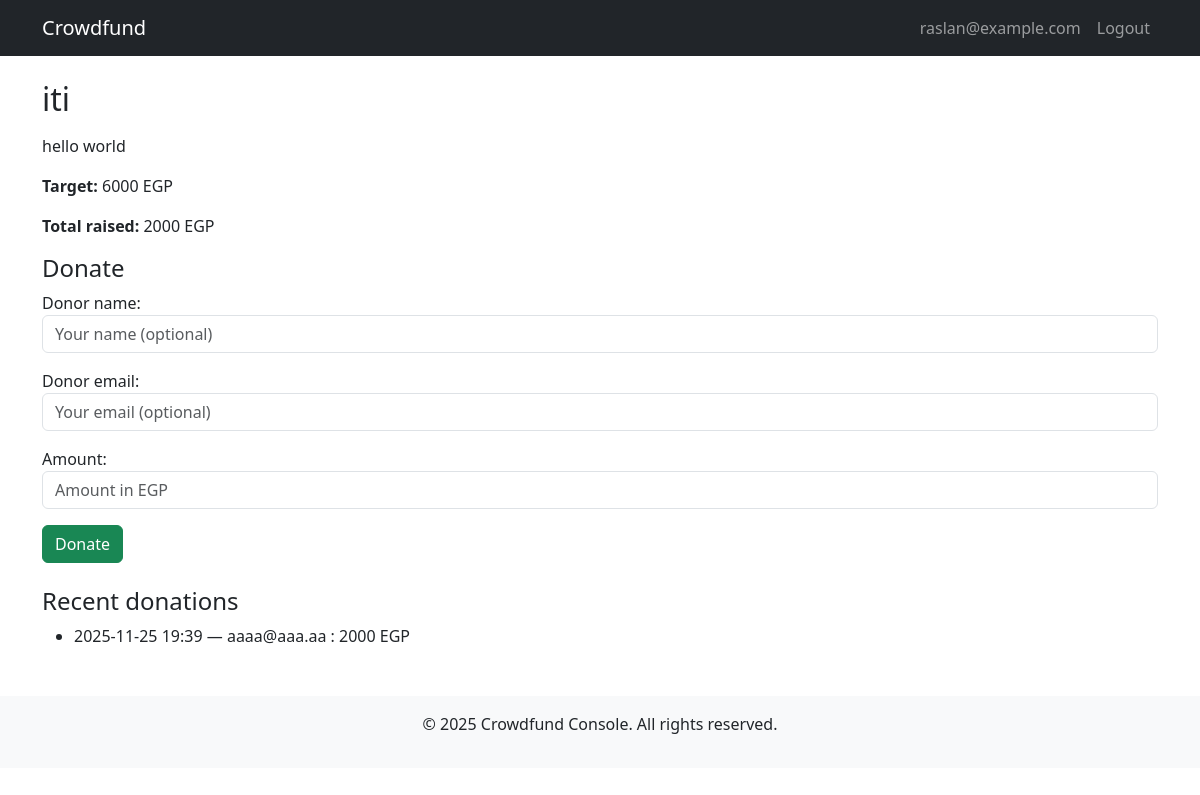
Screenshot of /projects/1/ (signed in) with the database file from the repository.
### projects/models.py (models this page shows, shortened)
class User(AbstractUser):
    username = None
    email = models.EmailField(unique=True)
    mobile_phone = models.CharField(
        max_length=15,
        validators=[
            RegexValidator(
                regex=r"^(\+201|01)[0-5][0-9]{8}$",
                message="Enter a valid Egyptian mobile number (e.g., 010xxxxxxxx)",
            )
        ],
    )
    USERNAME_FIELD = "email"
    REQUIRED_FIELDS = []
    objects = CustomUserManager()

class Project(models.Model):
    owner = models.ForeignKey(User, on_delete=models.CASCADE, related_name="projects")
    title = models.CharField(max_length=200)
    details = models.TextField(
        help_text="Describe your project in detail. Example: 'We are building a mobile app for farmers to track crops. Our target is to reach 500 users in 6 months...'"
    )
    target_amount = models.PositiveIntegerField(
        validators=[MinValueValidator(1), MaxValueValidator(10_000_000)],
        help_text="Target amount in EGP (Egyptian Pounds)"
    )
    start_date = models.DateField()
    end_date = models.DateField()
    created_at = models.DateTimeField(auto_now_add=True)
    updated_at = models.DateTimeField(auto_now=True)
    is_active = models.BooleanField(default=True)
    def total_donated(self):
        return self.donations.aggregate(total=Sum('amount'))['total'] or 0

class Donation(models.Model):
    project = models.ForeignKey(Project, on_delete=models.CASCADE, related_name="donations")
    donor = models.ForeignKey(
        "User", on_delete=models.SET_NULL, null=True, blank=True, related_name="donations"
    )
    donor_name = models.CharField(max_length=200, blank=True)
    donor_email = models.EmailField(blank=True)
    amount = models.PositiveIntegerField()  # amount in EGP
    created_at = models.DateTimeField(auto_now_add=True)
    class Meta:
        ordering = ["-created_at"]

### projects/views.py (the view)
# urls.py: path("<int:pk>/", views.ProjectDetailView.as_view(), name="project_detail"),
class ProjectDetailView(DetailView):
    model = Project
    template_name = "projects/project_detail.html"
    context_object_name = "project"
    def get_context_data(self, **kwargs):
        ctx = super().get_context_data(**kwargs)
        ctx["donation_form"] = DonationForm()
        ctx["donations"] = self.object.donations.all()[:10]
        ctx["total_donated"] = self.object.total_donated()
        return ctx

### projects/forms.py (shortened to what this page needs)
class DonationForm(forms.ModelForm):
    class Meta:
        model = Donation
        fields = ["donor_name", "donor_email", "amount"]
        widgets = {
            "donor_name": forms.TextInput(attrs={"class": "form-control", "placeholder": "Your name (optional)"}),
            "donor_email": forms.EmailInput(attrs={"class": "form-control", "placeholder": "Your email (optional)"}),
            "amount": forms.NumberInput(attrs={"class": "form-control", "min": 1, "placeholder": "Amount in EGP"}),
        }

### templates/projects/project_detail.html (shortened to what this page needs)
{% extends 'base.html' %}
{% block content %}
<h2>{{ project.title }}</h2>
<p>{{ project.details|linebreaks }}</p>
<p><strong>Target:</strong> {{ project.target_amount }} EGP</p>
<p><strong>Total raised:</strong> {{ total_donated }} EGP</p>
{% if user.is_authenticated and user == project.owner %}
    <div class="alert alert-info">
        You are the owner of this project. You cannot donate to your own project.
    </div>
    <a href="{% url 'project_edit' pk=project.pk %}" class="btn btn-primary">Edit Project</a>
    <a href="{% url 'project_delete' pk=project.pk %}" class="btn btn-danger">Delete Project</a>
{% else %}
    <h4>Donate</h4>
    <form method="post" action="{% url 'project_donate' pk=project.pk %}">
        {% for field in donation_form %}
            <div class="mb-3">
                {{ field.label_tag }}
                {{ field }}
            </div>
        {% endfor %}
        <button type="submit" class="btn btn-success">Donate</button>
    </form>
{% endif %}
<h4 class="mt-4">Recent donations</h4>
<ul>
    {% for d in donations %}
        <li>
            {{ d.created_at|date:"Y-m-d H:i" }} —
            {% if d.donor %}{{ d.donor.email }}{% else %}{{ d.donor_name|default:d.donor_email }}{% endif %}
            : {{ d.amount }} EGP
        </li>
    {% empty %}
        <li>No donations yet.</li>
    {% endfor %}
</ul>
{% endblock %}

### templates/base.html (shortened to what this page needs)
<!DOCTYPE html>
<html lang="en">
<head>
    <link rel="stylesheet" href="https://cdn.jsdelivr.net/npm/bootstrap@5.3.0/dist/css/bootstrap.min.css">
</head>
<body>
    <nav class="navbar navbar-expand-lg navbar-dark bg-dark">
        <div class="container">
            <a class="navbar-brand" href="{% url 'project_list' %}">Crowdfund</a>
            <div class="navbar-nav ms-auto">
                {% if user.is_authenticated %}
                    <span class="nav-link">{{ user.email }}</span>
                    <a class="nav-link" href="{% url 'logout' %}">Logout</a>
                {% else %}
                    <a class="nav-link" href="{% url 'login' %}">Login</a>
                    <a class="nav-link" href="{% url 'register' %}">Register</a>
                {% endif %}
            </div>
        </div>
    </nav>
    <div class="container mt-4">
        {% block content %}{% endblock %}
    </div>
    <footer class="mt-5 py-3 bg-light text-center">
        <p>&copy; 2025 Crowdfund Console. All rights reserved.</p>
    </footer>
</body>
</html>

### rows the page displays
User: email "raslan@example.com"
Project: title "iti", details "hello world", target_amount "6000"
Donation: created_at "2025-11-25 19:39", donor.email "aaaa@aaa.aa", amount "2000"

### other values shown
{{ total_donated }} "2000"
{{ field.label_tag }} "Donor name:" "Donor email:" "Amount:"
